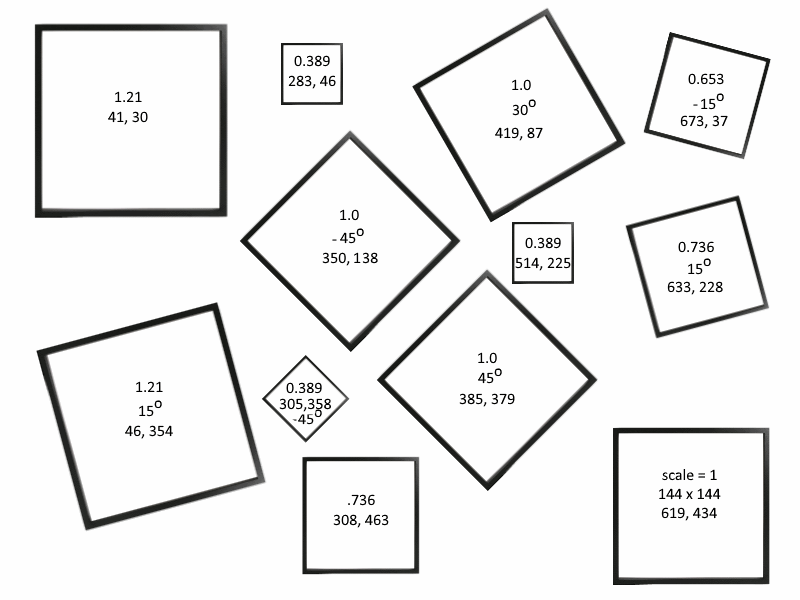
#> input picture lab4/Lab 4 Data/PictureFrameCollage.png, 800 x 600 px
$ jupyter execute --allow-errors Lab4-ImageTransformations.ipynb   (shell and % lines are left out)
#> lines starting #> are read from the running program, lines starting #| are printed output that depends on the picture; after the words box and inside, x2 and y2 are one past the last pixel; in counts of white or black regions, pixels touching at a corner belong together
# Image Transformations Lab
All  of  the  programming  assignments  are  to  be  done  in  Python  using  additional  libraries  specified  in  the  assignments.  There  are many  libraries  available,  some  of  which  we  will  be  using,  and  you  are  welcome  to  use  them  with  one  exception:  if  the  library  or  a  function  within  it  performs  the  specific  function  you  are  asked  to  code,  you  may  not  use  that  other  than  perhaps  as  a  reference  to  compare  against. All  of  the  code  you  submit  must  be  your  own. You are welcome to turn in a completed jupyter notebook.

The following code will load an image you can use for this lab. If needed make sure to install PIL using *pip install PIL* or *conda install PIL*.

[cell 1]
import numpy as np
import matplotlib.pyplot as plt
from PIL import Image


def compose(frame, image, transformation):

    width, height = frame.size

    #Invert matrix for compose function, grab values for Affine Transform
    t = np.linalg.inv(transformation)
    a=t[0,0]; b=t[0,1]; c=t[0,2]; d=t[1,0]; e=t[1,1]; f=t[1,2]

    image = image.transform((width,height), Image.AFFINE,(a,b,c,d,e,f), Image.BICUBIC)

    #Make mask from image's location
    im = np.sum(np.asarray(image), -1)
    vals = 255.0*( im > 0)
    mask = Image.fromarray(vals).convert("1")

    #Composite images together
    result = Image.composite(image,frame,mask)

    return result


#Open the two images
filename = "PictureFrameCollage.png"
frame = Image.open(filename).convert("RGB")

filename0 = "Bird0.png"
im = Image.open(filename0).convert("RGB")
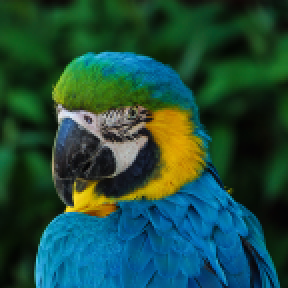
#> input picture lab4/Lab 4 Data/Bird0.png, 144 x 144 px (shown 2 times larger)
#> im is the input picture: PIL image 144x144 RGB; mean R, G, B 30.5, 75.9, 61.2

#Define the transformation to the first picture frame
transformation = np.matrix([[1,0,619],[0,1,433],[0,0,1]])

#Compose the two images together
result = compose(frame, im, transformation)
#> in compose, `image = image.transform((width,height), Image.AFFINE,(a,b,c,d,e,f), Im..`:
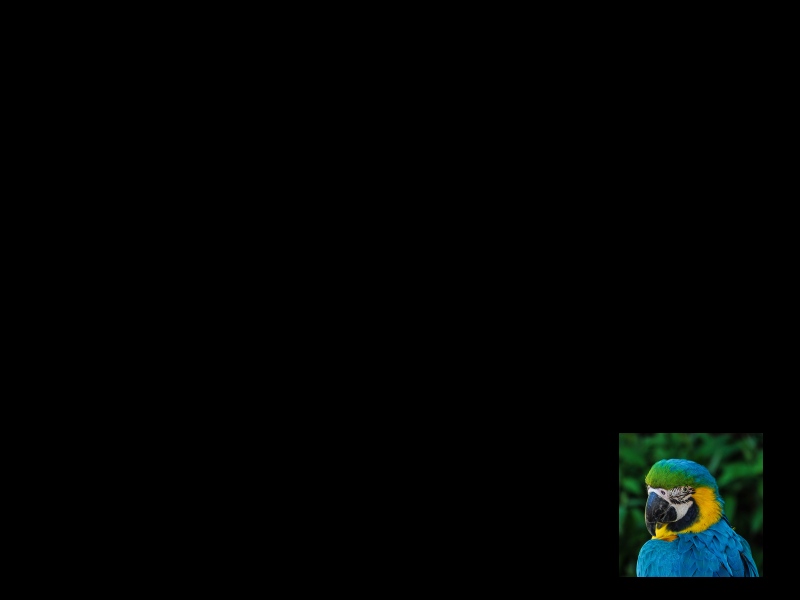
#> image: PIL image 800x600 RGB; mean R, G, B 1.3, 3.3, 2.6
#> in compose, `im = np.sum(np.asarray(image), -1)`:
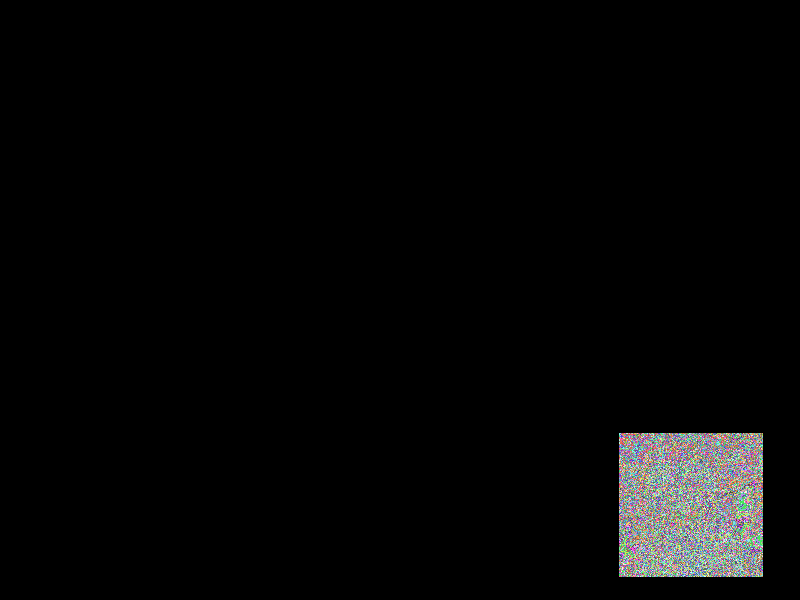
#> im: shape (600, 800) uint64; 584 distinct labels, from 0 to 698; one colour per label, 0 black
#> in compose, `vals = 255.0*( im > 0)`:
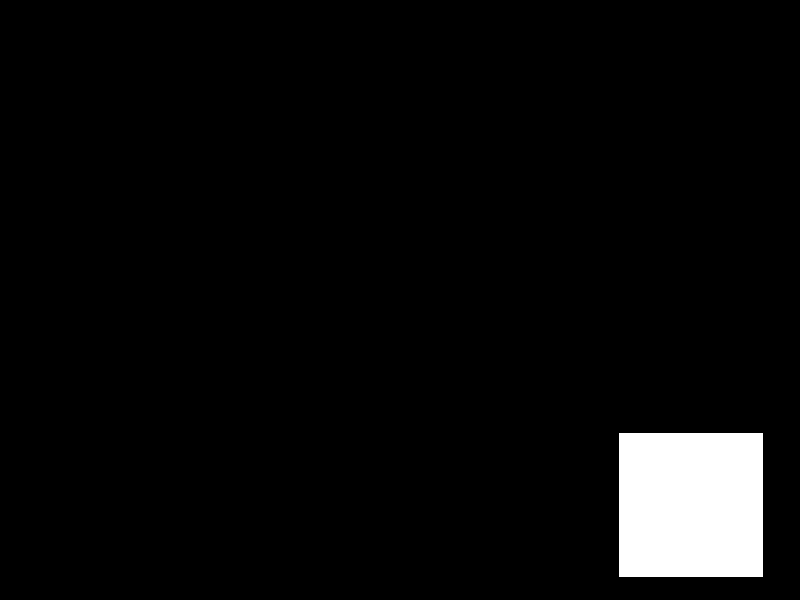
#> vals: shape (600, 800) float64; 4.3% white; 1 white region, box (x1, y1, x2, y2) and area: (619, 433, 763, 577) 20736
#> in compose, `result = Image.composite(image,frame,mask)`:
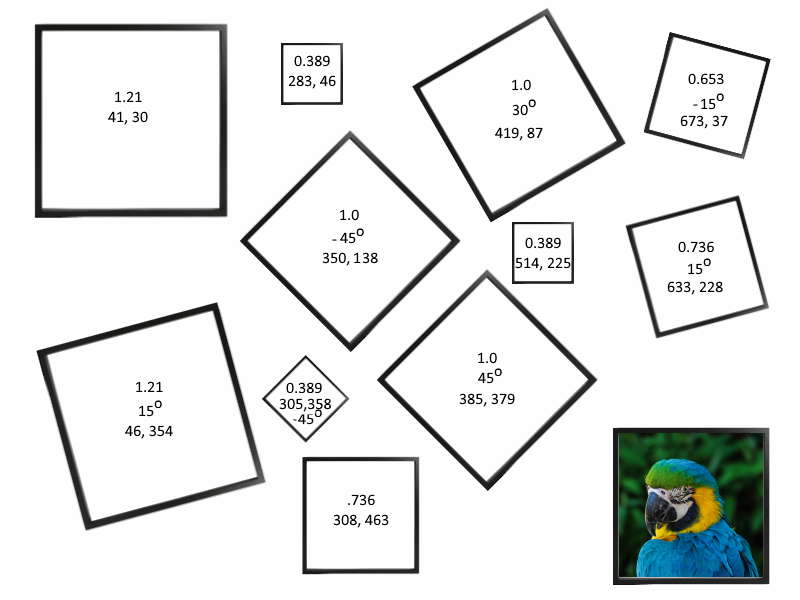
#> result: PIL image 800x600 RGB; mean R, G, B 228.1, 230.1, 229.3

#Show the result
plt.imshow(result)
plt.show()

#Uncomment this line if you want to save the image
#result.save("Output.png")

Tip: Make sure you are comfortable with building your own transformations and how the compositing code works, then try implementing your own general transform function.

[cell 2]
def createTMat(x,y,scale,angle):
    angle = -angle * np.pi / 180
    scaleMatrix = [[scale,0.0,0.0],[0.0,scale,0.0],[0.0,0.0,1.0]]
    translationMatrix = [[1.0,0.0,x],[0.0,1.0,y],[0.0,0.0,1.0]]
    rotationMatrix = [[np.cos(angle),-np.sin(angle),0.0],[np.sin(angle),np.cos(angle),0.0],[0.0,0.0,1.0]]
    return  np.matrix(translationMatrix) * np.matrix(rotationMatrix)* np.matrix(scaleMatrix)

trans = []
trans.append(createTMat(41,30,1.21,0))
trans.append(createTMat(283,46,.389,0))
trans.append(createTMat(419,87,1,30))
trans.append(createTMat(673,37,.653,-15))
trans.append(createTMat(350,138,1,-45))
trans.append(createTMat(514,225,.389,0))
trans.append(createTMat(633,228,.736,15))
trans.append(createTMat(46,354,1.21,15))
trans.append(createTMat(305,358,.389,-45))
trans.append(createTMat(385,379,1,45))
trans.append(createTMat(308,463,.736,0))
trans.append(createTMat(619,434,1,0))

filename = "PictureFrameCollage.png"
frame = Image.open(filename).convert("RGB")

#> (the rest of this cell did not finish here and is left out)

#> in compose (call 2), `t = np.linalg.inv(transformation)`: t = [[0.826, 0, -33.88], [0, 0.826, -24.79], [0, 0, 1]]
#> in compose (call 2), `a = t[0, 0]`: a = 0.826
#> in compose (call 2), `b = t[0, 1]`: b = 0
#> in compose (call 2), `c = t[0, 2]`: c = -33.88
#> in compose (call 2), `d = t[1, 0]`: d = 0
#> in compose (call 2), `e = t[1, 1]`: e = 0.826
#> in compose (call 2), `f = t[1, 2]`: f = -24.79
#> in compose (call 2), `image = image.transform((width,height), Image.AFFINE,(a,b,c,d,e,f), Im..`:
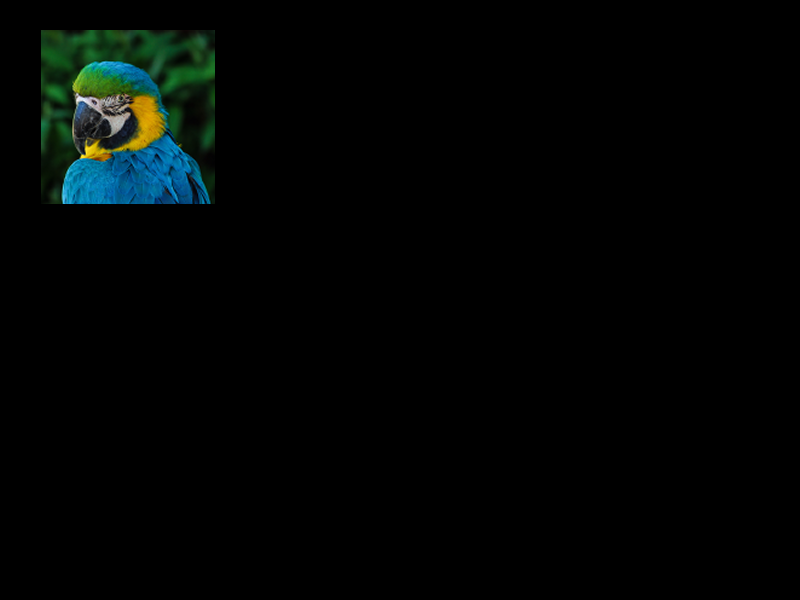
#> image: PIL image 800x600 RGB; mean R, G, B 1.9, 4.8, 3.8
#> in compose (call 2), `im = np.sum(np.asarray(image), -1)`:
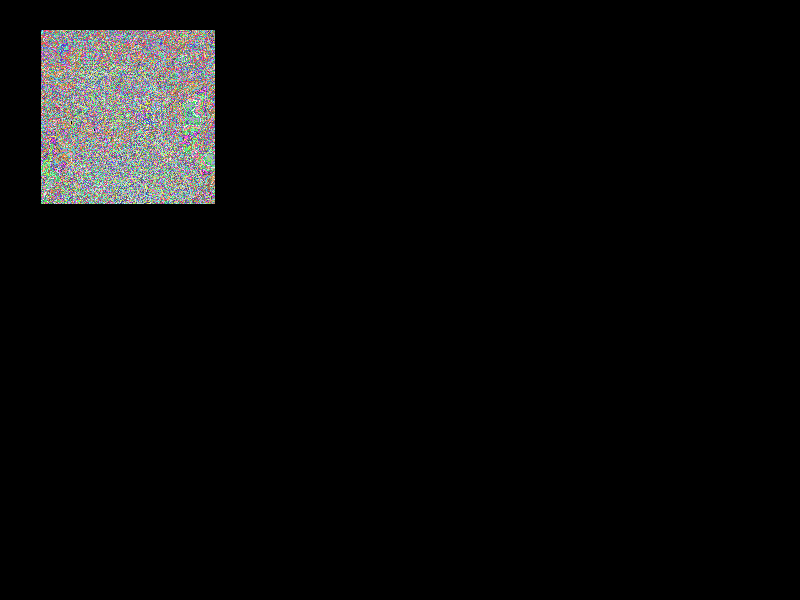
#> im: shape (600, 800) uint64; 620 distinct labels, from 0 to 733; one colour per label, 0 black
#> in compose (call 2), `vals = 255.0*( im > 0)`:
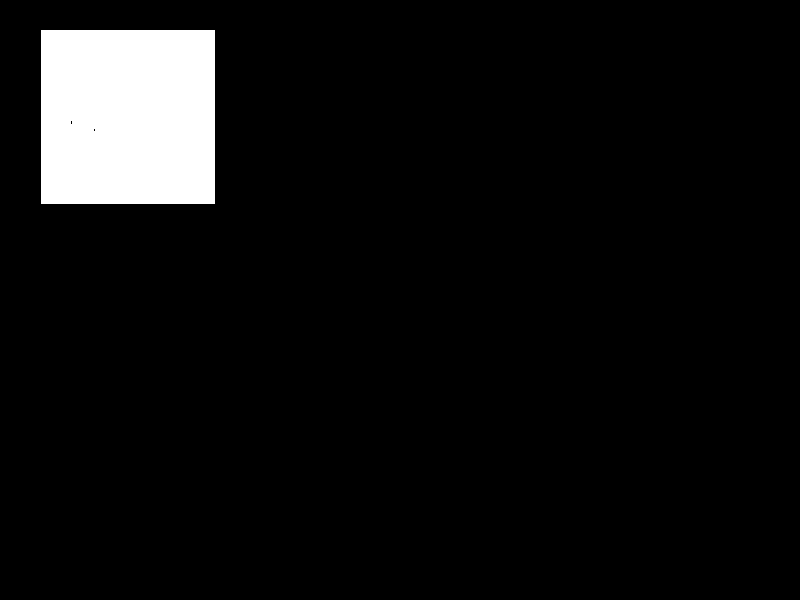
#> vals: shape (600, 800) float64; 6.3% white; 1 white region, box (x1, y1, x2, y2) and area: (41, 30, 215, 204) 30271
#> in compose (call 2), `result = Image.composite(image,frame,mask)`:
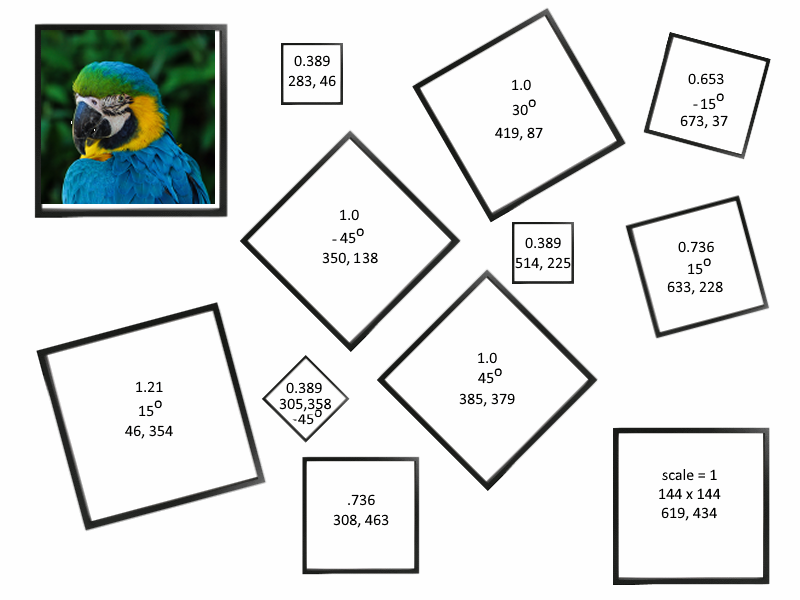
#> result: PIL image 800x600 RGB; mean R, G, B 223.6, 226.5, 225.4
